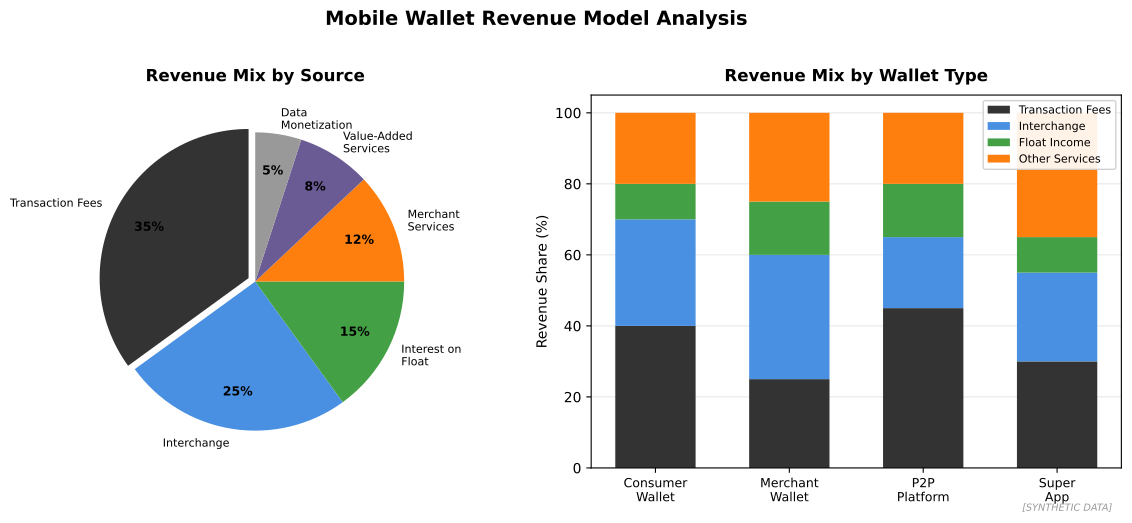

This chart was generated by the following Python code:
"""
Mobile Wallet Revenue Mix Chart
Shows breakdown of revenue sources for digital wallets

Output: wallet_revenue_mix.pdf
Module: module_01_fintech
Lesson: 3 - Mobile Wallets
"""

from pathlib import Path
import matplotlib.pyplot as plt
import numpy as np

CHART_METADATA = {
    'title': 'Mobile Wallet Revenue Mix',
    'module': 'module_01_fintech',
    'lesson': 3,
    'url': 'https://github.com/Digital-AI-Finance/digital-finance/tree/main/module_01_fintech/figures/wallet_revenue_mix'
}

plt.rcParams.update({
    'font.size': 10,
    'axes.labelsize': 10,
})

def create_chart():
    """Create mobile wallet revenue mix chart"""
    fig, (ax1, ax2) = plt.subplots(1, 2, figsize=(12, 5))

    # Left: Pie chart of revenue sources
    revenue_sources = ['Transaction Fees', 'Interchange', 'Interest on\nFloat',
                       'Merchant\nServices', 'Value-Added\nServices', 'Data\nMonetization']
    percentages = [35, 25, 15, 12, 8, 5]
    colors = ['#333333', '#4A90E2', '#44A044', '#FF7F0E', '#6B5B95', '#999999']
    explode = (0.05, 0, 0, 0, 0, 0)

    wedges, texts, autotexts = ax1.pie(
        percentages,
        explode=explode,
        labels=revenue_sources,
        autopct='%1.0f%%',
        colors=colors,
        startangle=90,
        pctdistance=0.75
    )

    for autotext in autotexts:
        autotext.set_fontsize(9)
        autotext.set_fontweight('bold')
    for text in texts:
        text.set_fontsize(8)

    ax1.set_title('Revenue Mix by Source', fontsize=12, fontweight='bold', pad=10)

    # Right: Bar chart comparing wallet types
    wallet_types = ['Consumer\nWallet', 'Merchant\nWallet', 'P2P\nPlatform', 'Super\nApp']

    # Revenue composition for each type
    transaction_fees = [40, 25, 45, 30]
    interchange = [30, 35, 20, 25]
    float_income = [10, 15, 15, 10]
    other = [20, 25, 20, 35]

    x = np.arange(len(wallet_types))
    width = 0.6

    ax2.bar(x, transaction_fees, width, label='Transaction Fees', color='#333333')
    ax2.bar(x, interchange, width, bottom=transaction_fees, label='Interchange', color='#4A90E2')
    ax2.bar(x, float_income, width, bottom=np.array(transaction_fees)+np.array(interchange),
           label='Float Income', color='#44A044')
    ax2.bar(x, other, width, bottom=np.array(transaction_fees)+np.array(interchange)+np.array(float_income),
           label='Other Services', color='#FF7F0E')

    ax2.set_ylabel('Revenue Share (%)', fontsize=10)
    ax2.set_xticks(x)
    ax2.set_xticklabels(wallet_types, fontsize=9)
    ax2.set_ylim(0, 105)
    ax2.legend(loc='upper right', fontsize=8, framealpha=0.9)
    ax2.set_title('Revenue Mix by Wallet Type', fontsize=12, fontweight='bold', pad=10)

    # Add grid
    ax2.yaxis.grid(True, alpha=0.3)
    ax2.set_axisbelow(True)

    # Main title
    fig.suptitle('Mobile Wallet Revenue Model Analysis', fontsize=14, fontweight='bold', y=1.02)

    # Synthetic label
    fig.text(0.98, 0.02, '[SYNTHETIC DATA]', fontsize=7, color='#999999',
            ha='right', style='italic')

    plt.tight_layout()

    output_path = Path(__file__).parent / 'wallet_revenue_mix.pdf'
    plt.savefig(output_path, format='pdf', dpi=300, bbox_inches='tight')
    plt.close()
    print(f"Chart saved to: {output_path}")
    return output_path

if __name__ == '__main__':
    create_chart()
